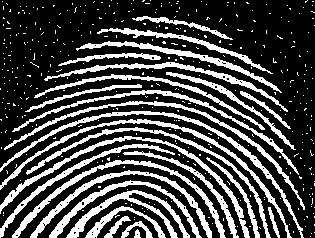
#> input picture 实验七指纹图像增强(形态学处理)/source code/fingerprint.tif, 315 x 238 px
$ python main.py
#> lines starting #> are read from the running program, lines starting #| are printed output that depends on the picture; after the words box and inside, x2 and y2 are one past the last pixel; in counts of white or black regions, pixels touching at a corner belong together
### 实验七指纹图像增强(形态学处理/source code/opening_and_closing.py
import cv2
import numpy as np


# [19 lines left out: functions erodeOperation, dilateOperation, openOperation, closeOperation, not called in this run]


##############Enhance the image in other way#######################
class breakpointEnhance:
    def __init__(self) -> None:
        pass

    # [72 lines left out: functions alphaTrimmedMeanFilter, neighbours, sum_number, transitions_num, zhangSuen, fingerEnhance, not called in this run]


### 实验七指纹图像增强(形态学处理)/source code/main.py
import cv2
import numpy as np
import opening_and_closing as OAC
import fingerprint_enhancer


def imgShow(img, name='test'):
    cv2.imshow(name, np.uint8(cv2.normalize(img, None, 0, 255, cv2.NORM_MINMAX)))
    cv2.waitKey(0)
    cv2.destroyAllWindows()


if __name__ == "__main__":
    test1 = OAC.breakpointEnhance()
    img = cv2.cvtColor(cv2.imread("fingerprint.tif"), cv2.COLOR_BGR2GRAY)
#> img: shape (238, 315); 28.5% white; 414 white regions (387 under 20 px), largest, box (x1, y1, x2, y2) and area: (0, 111, 304, 238) 1388, (0, 136, 250, 238) 1372, (0, 119, 292, 238) 1337
    imgShow(img)

    # [16 lines of commented-out code are left out]
    new_img = img
    new_img = cv2.copyMakeBorder(new_img,20,20,20,20,borderType=cv2.BORDER_CONSTANT,value=0)
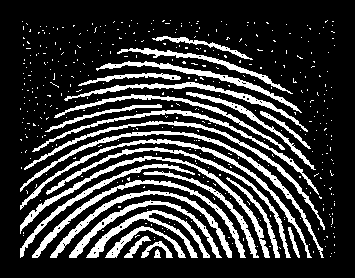
#> new_img: shape (278, 355); 21.7% white; 414 white regions (387 under 20 px), largest, box (x1, y1, x2, y2) and area: (20, 131, 324, 258) 1388, (20, 156, 270, 258) 1372, (20, 139, 312, 258) 1337
#> (the run stopped early here; a loop or call above may not have finished)

$ run again, with 实验七指纹图像增强(形态学处理)/source code/基于Gabor滤波指纹图像增强后结果.png saved as 实验七指纹图像增强(形态学处理)/source code/fingerprint.tif
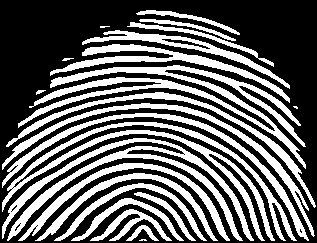
#> input picture 实验七指纹图像增强(形态学处理)/source code/基于Gabor滤波指纹图像增强后结果.png, 317 x 243 px
#> img: shape (243, 317); 38.7% white; 23 white regions (3 under 20 px), largest, box (x1, y1, x2, y2) and area: (18, 65, 306, 169) 4794, (2, 122, 297, 241) 3998, (2, 138, 254, 241) 3922
#> `new_img = cv2.copyMakeBorder(new_img,20,20,20,20,borderType=cv2.BORDER..`:
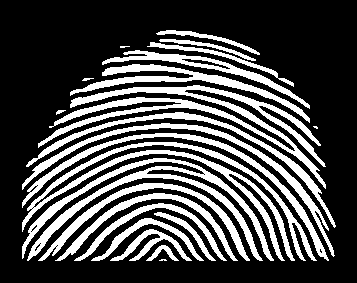
#> new_img: shape (283, 357); 29.5% white; 23 white regions (3 under 20 px), largest, box (x1, y1, x2, y2) and area: (38, 85, 326, 189) 4794, (22, 142, 317, 261) 3998, (22, 158, 274, 261) 3922

$ run again, with 实验七指纹图像增强(形态学处理)/source code/自行设计增强算法(骨化后).png saved as 实验七指纹图像增强(形态学处理)/source code/fingerprint.tif
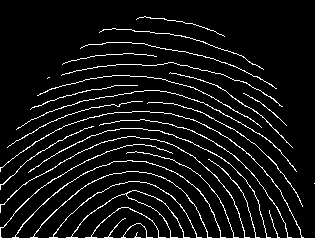
#> input picture 实验七指纹图像增强(形态学处理)/source code/自行设计增强算法(骨化后).png, 315 x 238 px
#> img: shape (238, 315); 7% white in thin lines or dots
#> `new_img = cv2.copyMakeBorder(new_img,20,20,20,20,borderType=cv2.BORDER..`:
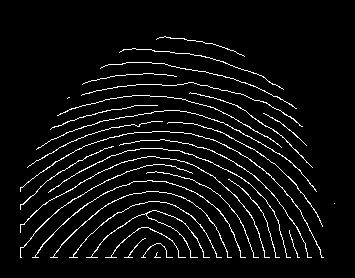
#> new_img: shape (278, 355); 5.4% white in thin lines or dots, all inside (x1, y1, x2, y2) = (20, 36, 335, 258)
